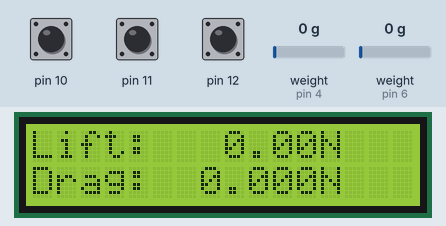
This program was run on a simulated Arduino Nano, built with avr-gcc and run on an emulated ATmega328P. On the bench: 16×2 character LCD. Inputs (shaded band) come from the test bench; at power-on: weight on the scale (sensors on pin 4, pin 6) 0 g, pin 11 HIGH, pin 12 HIGH, pin 10 HIGH. What the program prints to the serial monitor is not drawn.

Above: at 6.1 s.
6.2 s: weight on the scale (sensor on pin 4) set to 100 g
At 7.3 s:
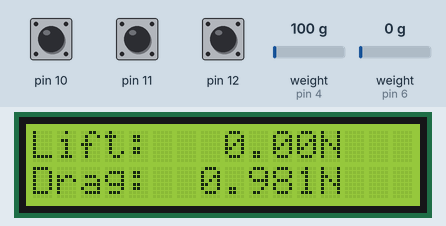
7.8 s: weight on the scale (sensor on pin 6) set to 100 g
At 9.1 s:
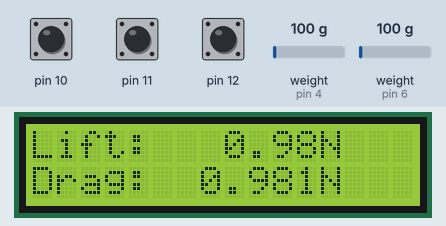
9.4 s: pin 11 pulled LOW for 1 s
At 10.1 s:
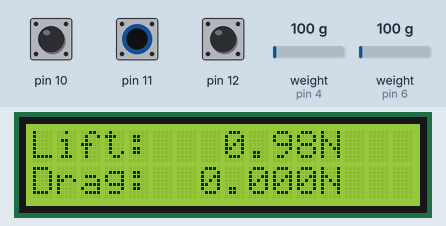
11.9 s: weight on the scale (sensor on pin 4) set to 1250 g
At 13.2 s:
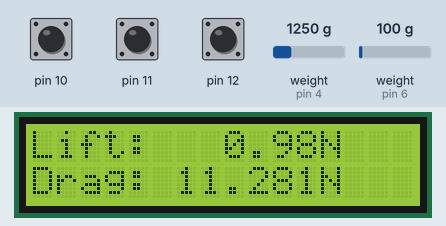
13.5 s: pin 12 pulled LOW for 1 s
At 14.4 s:
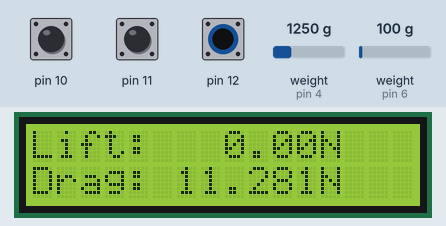
16.0 s: weight on the scale (sensor on pin 6) set to 1250 g
At 16.7 s:
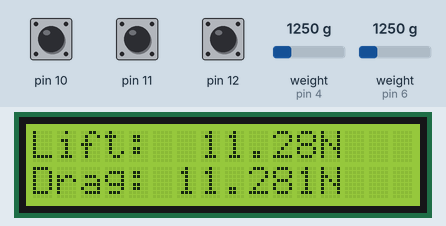
Timing chart, 0 to 18.6 s (numbered marks = the images above; inputs shaded):
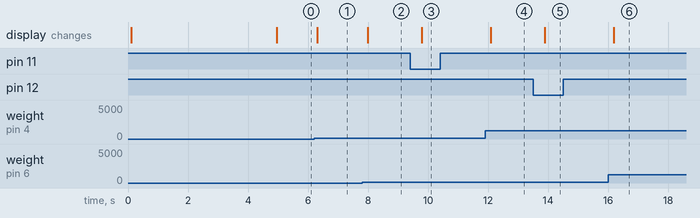

The program:

main.cpp
```cpp
/* Measurement system for low speed wind tunnel */
//-------------------------------------------------------------------------------------
// This code calculates lift and drag forces on the new 2-axis force measurement system
// at the University of Reykjavik
// It uses the Arduino master library for HX711 24-Bit Analog-to-Digital Converter for Weigh Scales
// from Olav Kallhovd
// Code was developed during the masters class Precision Machine Design in the FALL semester 2024
// Code was written by Matthias Reiser

//-------------------------------------------------------------------------------------
// HX711_ADC.h
// Arduino master library for HX711 24-Bit Analog-to-Digital Converter for Weigh Scales
// Olav Kallhovd sept2017
// Tested with      : HX711 asian module on channel A and YZC-133 3kg load cell
// Tested with MCU  : Arduino Nano
//-------------------------------------------------------------------------------------
// This is an example sketch on how to use this library for two ore more HX711 modules
// Settling time (number of samples) and data filtering can be adjusted in the config.h file

/* Measurement system for low speed wind tunnel */
/* two HX711 amplifiers are used for a 2 axis load cell
   three buttons are used
   two of those tare lift and drag force
   one is to reset the tare values for this the tare offset for 0g needs to be saved in eeprom or written into the scetch, when calibrating the loadcell
   a 2x16 lcd display is used for displaying the measured forces */

#include <HX711_ADC.h>
#if defined(ESP8266) || defined(ESP32) || defined(AVR)
#include <EEPROM.h>
#endif

#include <Wire.h>
#include "button.h"
#include "Calc_Newton.h"
#include "version.h"
#include "stdbool.h"
#include "LCDDisplay.h"
#include <LiquidCrystal_I2C.h>
#include "Calc_Newton.h"

LCDDisplay lcd(0x27, 16, 2); // set the LCD address to 0x27 for a 16 chars and 2 line display
// LiquidCrystal_I2C lcd_raw(0x27, 16, 2);

// pins:
const int HX711_dout_2 = 4; // mcu > HX711 no 2 dout pin
const int HX711_sck_2 = 5;  // mcu > HX711 no 2 sck pin
const int HX711_dout_1 = 6; // mcu > HX711 no 1 dout pin
const int HX711_sck_1 = 7;  // mcu > HX711 no 1 sck pin

// HX711 constructor (dout pin, sck pin)
HX711_ADC LoadCell_lift(HX711_dout_1, HX711_sck_1); // HX711 1
HX711_ADC LoadCell_drag(HX711_dout_2, HX711_sck_2); // HX711 2

const int calVal_eepromAdress_1 = 0; // eeprom adress for calibration value load cell 1 (4 bytes)
const int calVal_eepromAdress_2 = 4; // eeprom adress for calibration value load cell 2 (4 bytes)
const int tareVal_eepromAdress_1 = 8;  // eeprom adress for tare value load cell 1 (8 bytes)
const int tareVal_eepromAdress_2 = 16; // eeprom adress for tare value load cell 2 (8 bytes)
unsigned long t = 0;

button BtnTareLift;
button BtnTareDrag;
button BtnRstTare;

version Version;

static char m_acRow[16] = "Ver: ";

static long tareValue_lift; // tare value load cell 1 for zero weight
static long tareValue_drag; // tare value load cell 2 for zero weight

void setup()
{
  BtnTareLift.init(12);
  BtnTareDrag.init(11);
  BtnRstTare.init(10);
  lcd.init();

  Serial.begin(57600);
  delay(10);
  Serial.println();
  Serial.println("Starting...");

  Version.getString(&m_acRow[5]);
  lcd.writeFixedRows(m_acRow, "Status: Ready"); // Write to both rows


  float calibrationValue_lift; // calibration value load cell 1
  float calibrationValue_drag; // calibration value load cell 2


  calibrationValue_lift = 429.83; // uncomment this if you want to set this value in the sketch
  calibrationValue_drag = 1480.38; // uncomment this if you want to set this value in the sketch
  tareValue_lift = 8370961;
  tareValue_drag = 8476668;
#if defined(ESP8266) || defined(ESP32)
  // EEPROM.begin(512); // uncomment this if you use ESP8266 and want to fetch the value from eeprom
#endif
  // EEPROM.get(calVal_eepromAdress_1, calibrationValue_lift); // uncomment this if you want to fetch the value from eeprom
  // EEPROM.get(calVal_eepromAdress_2, calibrationValue_drag); // uncomment this if you want to fetch the value from eeprom
  // EEPROM.get(tareVal_eepromAdress_1, tareValue_lift); // uncomment this if you want to fetch the value from eeprom
  // EEPROM.get(tareVal_eepromAdress_2, tareValue_drag); // uncomment this if you want to fetch the value from eeprom

  LoadCell_lift.begin();
  LoadCell_drag.begin();
  // LoadCell_lift.setReverseOutput();
  // LoadCell_drag.setReverseOutput();
  unsigned long stabilizingtime = 2000; // tare preciscion can be improved by adding a few seconds of stabilizing time
  bool _tare = false;                    // set this to false if you don't want tare to be performed in the next step
  uint8_t loadcell_1_rdy = 0;
  uint8_t loadcell_2_rdy = 0;

  while ((loadcell_1_rdy + loadcell_2_rdy) < 2)
  { // run startup, stabilization and tare, both modules simultaniously
    if (!loadcell_1_rdy)
    {
      loadcell_1_rdy = LoadCell_lift.startMultiple(stabilizingtime, _tare);
    }
    if (!loadcell_2_rdy)
    {
      loadcell_2_rdy = LoadCell_drag.startMultiple(stabilizingtime, _tare);
    }
  }

  if (LoadCell_lift.getTareTimeoutFlag())
  {
    Serial.println("Timeout, check MCU>HX711 lift wiring and pin designations");
  }
  if (LoadCell_drag.getTareTimeoutFlag())
  {
    Serial.println("Timeout, check MCU>HX711 drag wiring and pin designations");
  }

  LoadCell_lift.setCalFactor(calibrationValue_lift); // user set calibration value (float)
  LoadCell_drag.setCalFactor(calibrationValue_drag); // user set calibration value (float)
  Serial.println("Startup is complete");
}

/* Measurement system for low speed wind tunnel */
static char m_acLift[16] = {0};
static char m_acDrag[16] = {0};
void loop()
{
  static bool newDataReady = false;
  const int serialPrintInterval = 100; // increase value to slow down serial print activity

  // check for new data/start next conversion:
  if (LoadCell_lift.update())
  {
    newDataReady = true;
  }
  LoadCell_drag.update();

  // get smoothed value from data set
  if ((newDataReady))
  {
    if (millis() > t + serialPrintInterval)
    {
      char tempStr[8];
      float a = LoadCell_lift.getData();
      float b = LoadCell_drag.getData();
      long offset = LoadCell_drag.getTareOffset();

      float liftN = convertToNewtons(a);
      float DragN = convertToNewtons(b);
      dtostrf(liftN, 6, 2, tempStr);
      snprintf(m_acLift, sizeof(m_acLift), "Lift: %sN", tempStr);
      dtostrf(DragN, 6, 3, tempStr);
      snprintf(m_acDrag, sizeof(m_acDrag), "Drag: %sN", tempStr);
      Serial.print("Load_cell 1 output val: ");
      Serial.print(a);
      Serial.print("    Drag tare offest: ");
      Serial.print(offset);
      Serial.print("    Load_cell 2 output val: ");
      Serial.println(b);
      newDataReady = false;
      t = millis();

      lcd.writeFixedRows(m_acLift, m_acDrag);
    }
  }

  // receive command from serial terminal, send 't' to initiate tare operation:
  if (Serial.available() > 0)
  {
    char inByte = Serial.read();
    if (inByte == 't')
    {
      LoadCell_lift.tareNoDelay();
      LoadCell_drag.tareNoDelay();
    }
    if(inByte == 'r')
    {
     long offset = LoadCell_lift.getTareOffset();

     float callift = LoadCell_lift.getCalFactor();
    LoadCell_lift.setTareOffset(offset/callift);
    }
  }

  if(BtnTareLift.was_pressed() == true)
  {
    LoadCell_lift.tareNoDelay();
  }

  if(BtnTareDrag.was_pressed() == true)
  {
    LoadCell_drag.tareNoDelay();
  }

  if(BtnRstTare.was_pressed() == true)
  {
    LoadCell_lift.setTareOffset(tareValue_lift);
    LoadCell_drag.setTareOffset(tareValue_drag);
  }


  // check if last tare operation is complete
  if (LoadCell_lift.getTareStatus() == true)
  {
    Serial.println("Tare load cell 1 complete");
  }
  if (LoadCell_drag.getTareStatus() == true)
  {
    Serial.println("Tare load cell 2 complete");
  }
}
```

Calc_Newton.h
```cpp
#ifndef CALC_NEWTON_H
#define CALC_NEWTON_H

float convertToNewtons(float massInGrams);

#endif
```

button.h
```cpp
#ifndef BUTTON_H
#define BUTTON_H

#include <stdbool.h>
#include <stdint.h>
#include "Arduino.h"

class button
{
private:
    uint8_t pin;
    uint32_t u32DbncTime = 200; // debounce time in ms
    uint32_t lastPressTime = 0;
    bool bHasChanged = false;
    bool lastButtonState = HIGH;

    bool is_high(void);
    bool is_low(void);

public:
    button(/* args */);
    ~button();

    int init(uint8_t pin_number);
    bool was_pressed(void);
};


#endif
```

version.h
```cpp
#ifndef VERSION_H
#define VERSION_H

#include <stdint.h>
#include <stdio.h>

class version
{
private:
    /* version control for this code can be done here consists of major.minor.patch */
    #define MAJOR 00
    #define MINOR 01
    #define PATCH 01
public:
    version();
    ~version();

    uint32_t getNumber(void);
    void getString(char* version);
};

version::version()
{
}

version::~version()
{
}

uint32_t version::getNumber(void)
{
    uint32_t version = 0;
    version |= MAJOR << 16;
    version |= MINOR << 8;
    version |= PATCH << 0;
    return version;
}

void version::getString(char * version)
{
    if(version != nullptr)
    {
        // Format the version as "00.01.01" and store it in the provided `version` array
        sprintf((char*)version, "%02d.%02d.%02d", MAJOR, MINOR, PATCH);
    }
}

#endif
```

Calc_Newton.cpp
```cpp
#include "Calc_Newton.h"

float convertToNewtons(float massInGrams)
{
    const float gravity = 9.81;              // gravitational acceleration in m/s^2
    return (massInGrams * gravity) / 1000.0; // Convert grams to kilograms and calculate force in newtons
}
```

button.cpp
```cpp
#include "button.h"
#include "Arduino.h"

button::button(/* args */)
{
}

button::~button()
{
}

bool button::is_high(void)
{
    return digitalRead(pin) == HIGH;
}

bool button::is_low(void)
{
    return digitalRead(pin) == LOW;
}

int button::init(uint8_t pin_number)
{
    pin = pin_number;
    pinMode(pin, INPUT_PULLUP);         // Assumes pull-up resistor setup
    lastButtonState = digitalRead(pin); // Initialize the button state
    return 0;
}

bool button::was_pressed(void)
{
    bool currentState = is_low(); // Button pressed if low
    uint32_t currentTime = millis();

    if (currentState != lastButtonState)
    {
        lastPressTime = currentTime; // Reset debounce timer
    }

    if ((currentTime - lastPressTime) >= u32DbncTime)
    {
        // If debounce time has passed and state has changed
        if (currentState != bHasChanged && currentState == true)
        {
            bHasChanged = true; // Register a press
            lastButtonState = currentState;
            return true;
        }
        else if (currentState == false)
        {
            bHasChanged = false;
        }
    }

    lastButtonState = currentState; // Update last state for next cycle
    return false;
}
```

LCDDisplay.h
```cpp
#ifndef LCDDISPLAY_H
#define LCDDISPLAY_H
#include <LiquidCrystal_I2C.h>

class LCDDisplay
{
private:
    LiquidCrystal_I2C lcd; // I2C LCD instance
    uint8_t rowLength;     // Length of each row on the LCD
    uint8_t column;
    uint8_t row;

public:
    LCDDisplay(uint8_t address, uint8_t columns, uint8_t rows)
        : lcd(address, columns, rows), rowLength(columns)
    {
        column = columns;
        row = rows;
    }

    void init()
    {
        lcd.init();
        lcd.backlight(); // Turn on the LCD backlight
        lcd.clear();     // Clear the LCD screen
    }

    void writeRow(uint8_t row, const char *text, float data)
    {
        lcd.setCursor(0, row); // Set cursor at the beginning of the row
        lcd.print(text);        // Write the text
        lcd.print(data);
        // clearRemaining(row, strlen(text)); // Clear any extra characters if text is shorter than rowLength
    }

    void writeFixedRows(const char *text1, const char *text2, float data1, float data2)
    {
        writeRow(0, text1, data1);
        writeRow(1, text2, data2);
    }

    void writeRow(uint8_t row, const char *text)
    {
        lcd.setCursor(0, row); // Set cursor at the beginning of the row
        lcd.print(text);        // Write the text
        clearRemaining(row, strlen(text)); // Clear any extra characters if text is shorter than rowLength
    }

    void writeFixedRows(const char *text1, const char *text2)
    {
        writeRow(0, text1);
        writeRow(1, text2);
    }

private:
    void clearRemaining(uint8_t row, uint8_t writtenChars)
    {
        // Fill the remaining space in the row with spaces
        for (uint8_t i = writtenChars; i < rowLength; i++)
        {
            lcd.setCursor(i, row);
            lcd.print(" ");
        }
    }
};

#endif
```

Measured:
- after the input at 6.2 s, the display: changes after 0.11 s (image 1)
- after the input at 7.8 s, the display: changes after 0.20 s (image 2)
- after the input at 9.4 s, the display: changes after 0.38 s (image 3)
- after the input at 11.9 s, the display: changes after 0.20 s (image 4)
- after the input at 13.5 s, the display: changes after 0.38 s (image 5)
- after the input at 16.0 s, the display: changes after 0.20 s (image 6)
